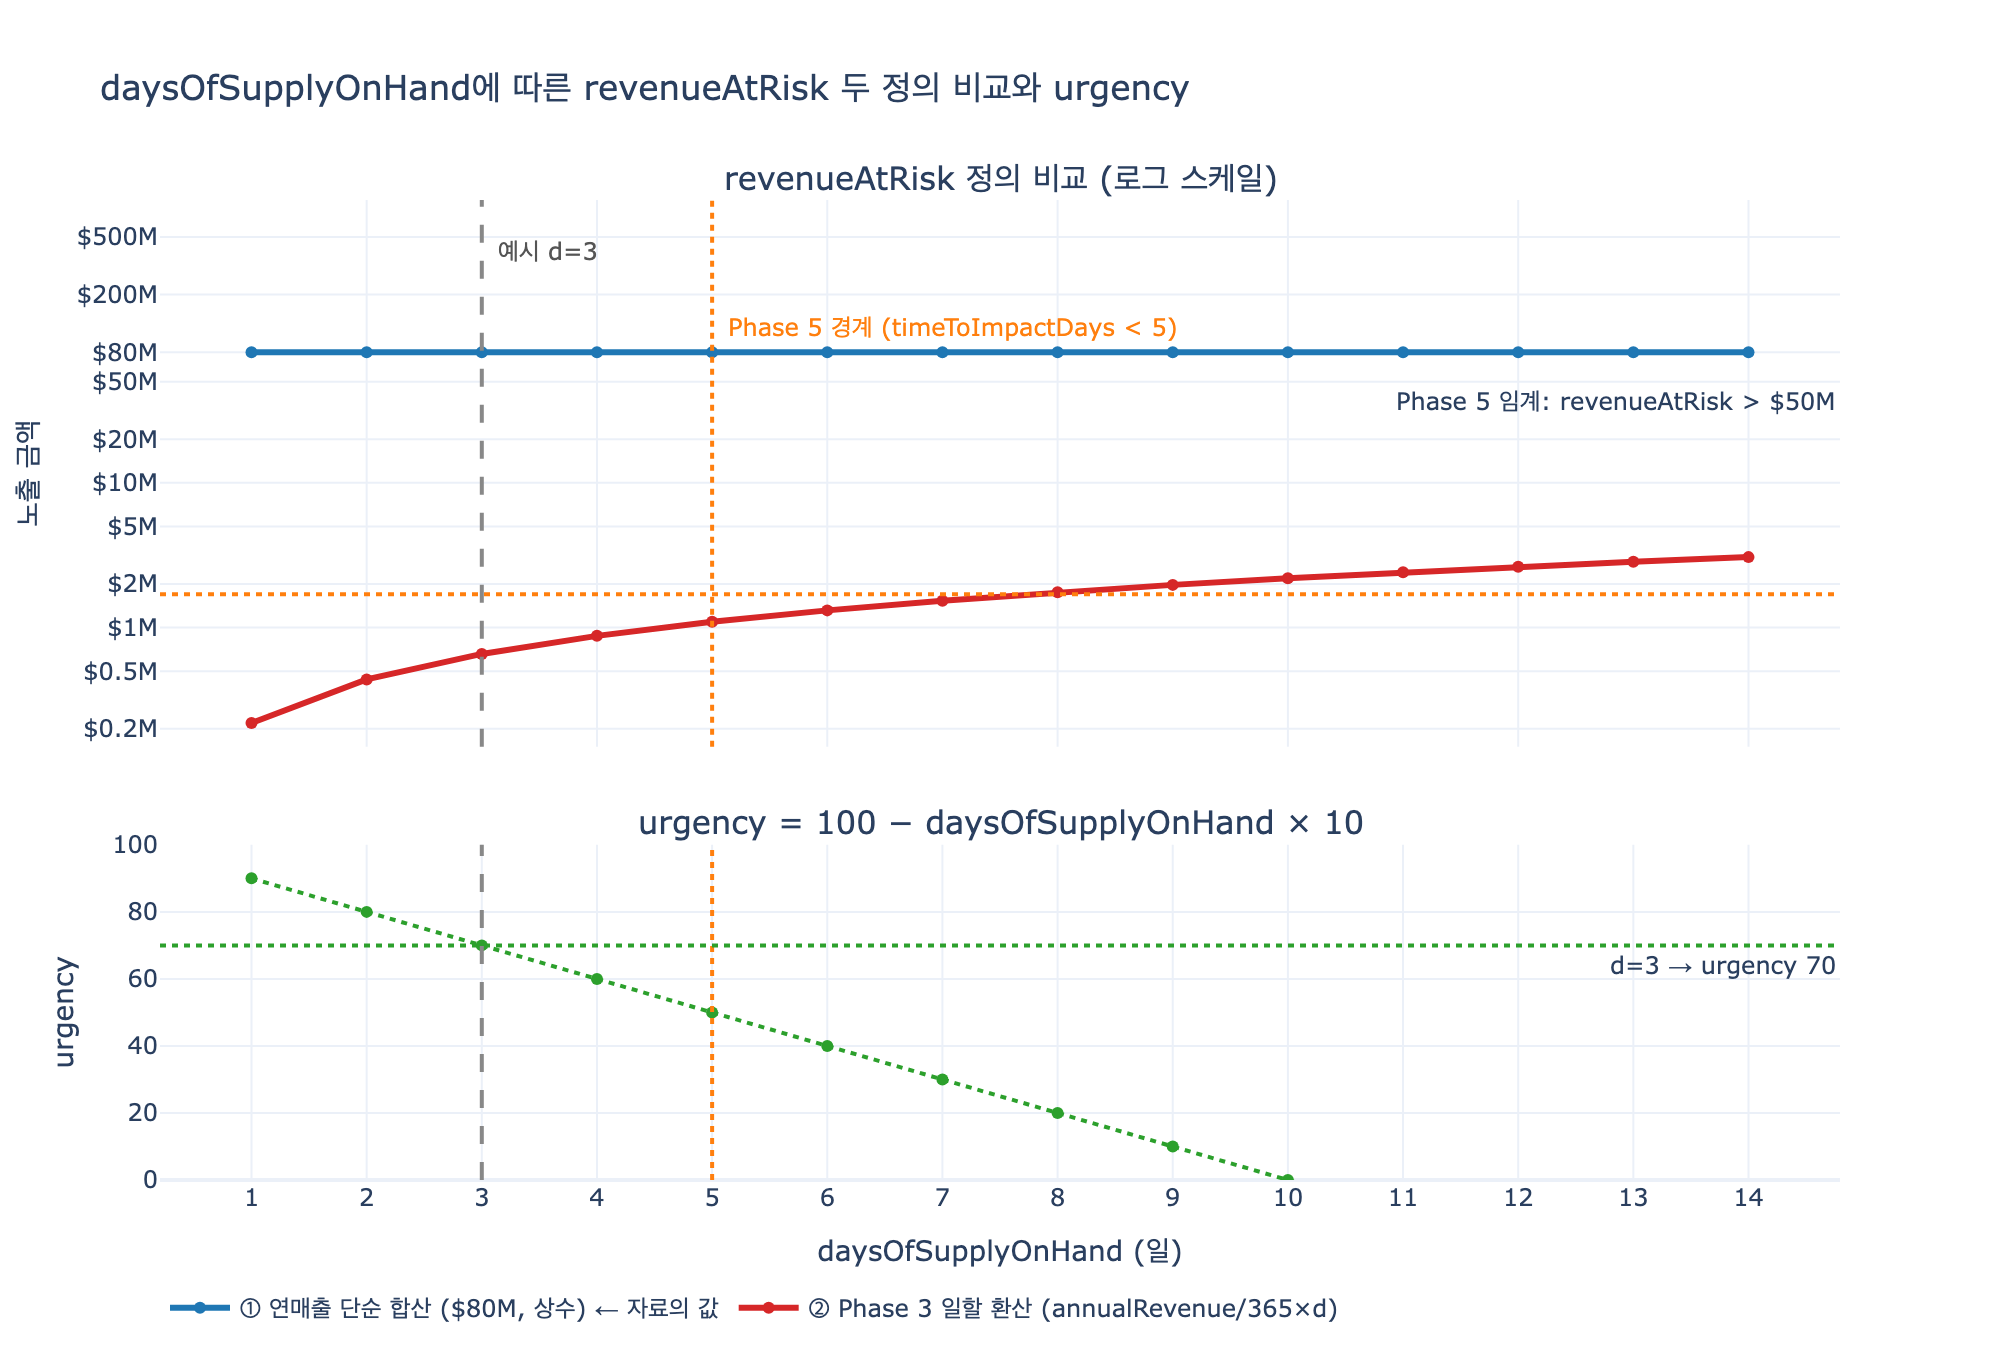

This chart was generated by the following Python code:
# %% [markdown]
# # RiskAssessment 결과 값 검산: `revenueAtRisk`=80M, `timeToImpactDays`=3
#
# 자료의 캐스케이드 예시는 다음과 같다.
#
# ```
# DisruptionEvent "Taiwan Power Outage" (Critical)
#   affects → Supplier "ChipX Corp" (singleSourced=true)
#     supplies → Component "GPU Module" (daysOfSupplyOnHand=3)
#       usedIn → ProductLine "Gaming Laptop 2024" ($50M annualRevenue)
#              → ProductLine "Workstation Pro"    ($30M annualRevenue)
#       triggers → RiskAssessment(revenueAtRisk=$80M, timeToImpactDays=3)
# ```
#
# 이 노트북에서 확인할 것:
#
# 1. **단순 합산 정의**: $\text{revenueAtRisk} = \sum_i \text{annualRevenue}_i$ → 50M + 30M = **80M** (자료의 값과 일치)
# 2. **Phase 3 일할 환산 공식**: $\text{revenue\_at\_risk} = \frac{\text{annualRevenue}}{365} \times \text{daysOfSupplyOnHand}$ → 약 0.66M (자료의 80M과 불일치)
# 3. **긴급도**: $\text{urgency} = 100 - \text{daysOfSupplyOnHand} \times 10$ 과 $\text{timeToImpactDays} = \text{daysOfSupplyOnHand} = 3$ 의 관계
# 4. **Phase 5 자동화 트리거**: `revenueAtRisk > $50M AND timeToImpactDays < 5`

# %%
# 필요 패키지: plotly, kaleido (정적 이미지 저장용). 없으면 계산 셀만 실행됨.
import math
from dataclasses import dataclass, field


def _show(fig):
    try:
        from IPython import get_ipython

        if get_ipython() is not None:
            fig.show()
    except ImportError:
        pass


# %% [markdown]
# ## 1단계: 캐스케이드 예시를 파이썬 자료구조로

# %%
@dataclass
class ProductLine:
    product_line_id: str
    name: str
    annual_revenue: float  # USD
    market_segment: str


@dataclass
class Component:
    component_id: str
    name: str
    days_of_supply_on_hand: int
    criticality_level: str
    used_in: list[ProductLine] = field(default_factory=list)


@dataclass
class Supplier:
    supplier_id: str
    name: str
    country: str
    single_sourced: bool
    supplies: list[Component] = field(default_factory=list)


gaming = ProductLine("PL-LAP-2024", "Gaming Laptop 2024", 50_000_000, "Consumer")
workstation = ProductLine("PL-WKS-2024", "Workstation Pro", 30_000_000, "Professional")

gpu_module = Component(
    component_id="COMP-SEM-0821",
    name="GPU Module",
    days_of_supply_on_hand=3,
    criticality_level="Critical",
    used_in=[gaming, workstation],
)

chipx = Supplier("SUPP-00456", "ChipX Corp", "Taiwan", True, supplies=[gpu_module])

for c in chipx.supplies:
    print(f"{chipx.name} → {c.name} (daysOfSupplyOnHand={c.days_of_supply_on_hand})")
    for pl in c.used_in:
        print(f"    usedIn → {pl.name}: ${pl.annual_revenue / 1e6:.0f}M/year")
# 출력:
# ChipX Corp → GPU Module (daysOfSupplyOnHand=3)
#     usedIn → Gaming Laptop 2024: $50M/year
#     usedIn → Workstation Pro: $30M/year

# %% [markdown]
# ## 2단계: 정의 ① — 연매출 단순 합산
#
# $$\text{revenueAtRisk}_{\text{sum}} = \sum_{i \in \text{exposed}} \text{annualRevenue}_i$$
#
# "이 제품 라인들의 매출 전체가 위험 노출 상태"라는 **노출 규모(exposure)** 관점이다.


# %%
def revenue_at_risk_sum(component: Component) -> float:
    return sum(pl.annual_revenue for pl in component.used_in)


sum_based = revenue_at_risk_sum(gpu_module)
print(f"① 단순 합산: ${sum_based / 1e6:.0f}M")
print(f"   자료의 revenueAtRisk=$80M 과 일치? {abs(sum_based - 80_000_000) < 1e-6}")
# 출력:
# ① 단순 합산: $80M
#    자료의 revenueAtRisk=$80M 과 일치? True

# %% [markdown]
# ## 3단계: 정의 ② — Phase 3 일할 환산 공식
#
# $$\text{revenue\_at\_risk} = \frac{\text{annualRevenue}}{365} \times \text{daysOfSupplyOnHand}$$
#
# "안전재고가 버티는 일수 동안의 매출분"만 계산하는 **기간 환산(pro-rated)** 관점이다.


# %%
def revenue_at_risk_phase3(component: Component) -> float:
    d = component.days_of_supply_on_hand
    return sum(pl.annual_revenue / 365 * d for pl in component.used_in)


phase3_based = revenue_at_risk_phase3(gpu_module)

for pl in gpu_module.used_in:
    per = pl.annual_revenue / 365 * gpu_module.days_of_supply_on_hand
    print(f"  {pl.name:20s}: {pl.annual_revenue / 1e6:>4.0f}M/365*3 = ${per:>12,.0f}")
print(f"② Phase 3 공식 합계: ${phase3_based:,.0f}  (= ${phase3_based / 1e6:.2f}M)")
print(f"① / ② 배율: {sum_based / phase3_based:.1f}배  (= 365/3 = {365 / 3:.1f})")
# 출력:
#   Gaming Laptop 2024  :   50M/365*3 = $     410,959
#   Workstation Pro     :   30M/365*3 = $     246,575
# ② Phase 3 공식 합계: $657,534  (= $0.66M)
# ① / ② 배율: 121.7배  (= 365/3 = 121.7)

# %% [markdown]
# ### 결론: 자료의 80M은 정의 ①(연매출 단순 합산)
#
# | 정의 | 값 | 자료의 $80M과 일치 |
# |---|---|---|
# | ① $\sum \text{annualRevenue}$ | \$80,000,000 | ✅ |
# | ② $\sum \frac{\text{annualRevenue}}{365}\times d$ | \$657,534 | ❌ (약 1/121.7) |
#
# 즉 캐스케이드 예시의 `revenueAtRisk`=80M은 Phase 3 의사코드를 적용한 값이 아니라
# **노출된 제품 라인의 연매출을 그대로 더한 값**이다. 두 정의는 정확히 $\frac{365}{d}$ 배 차이가 난다.

# %%
comparison = {
    "sum_of_annual_revenue": sum_based,
    "phase3_pro_rated": phase3_based,
    "ratio": sum_based / phase3_based,
    "matches_article_80M": abs(sum_based - 80_000_000) < 1e-6,
}
for k, v in comparison.items():
    print(f"{k:24s} = {v}")
# 출력:
# sum_of_annual_revenue    = 80000000
# phase3_pro_rated         = 657534.2465753425
# ratio                    = 121.66666666666666
# matches_article_80M      = True

# %% [markdown]
# ## 4단계: `timeToImpactDays`와 urgency
#
# $$\text{timeToImpactDays} = \text{daysOfSupplyOnHand} = 3$$
#
# $$\text{urgency} = 100 - \text{daysOfSupplyOnHand} \times 10 = 100 - 30 = 70$$
#
# 안전재고가 3일치뿐이므로 3일 뒤 생산이 멈춘다 → 조치 가능한 시간(window)이 3일이라는 뜻.


# %%
def urgency(days: int) -> int:
    return 100 - days * 10


d = gpu_module.days_of_supply_on_hand
time_to_impact = d  # 재고 소진 시점 = 영향 발생 시점
print(f"daysOfSupplyOnHand = {d}")
print(f"timeToImpactDays   = {time_to_impact}  (자료 값 3과 일치? {time_to_impact == 3})")
print(f"urgency            = {urgency(d)}")
print(f"Phase 3 critical 판정 (urgency > 70): {urgency(d) > 70}  ← 경계값이라 '>' 로는 탈락")
print(f"urgency >= 70 로 보면: {urgency(d) >= 70}")
# 출력:
# daysOfSupplyOnHand = 3
# timeToImpactDays   = 3  (자료 값 3과 일치? True)
# urgency            = 70
# Phase 3 critical 판정 (urgency > 70): False  ← 경계값이라 '>' 로는 탈락
# urgency >= 70 로 보면: True

# %% [markdown]
# ## 5단계: Phase 5 자동화 트리거 판정
#
# ```
# IF RiskAssessment.revenueAtRisk > $50M AND RiskAssessment.timeToImpactDays < 5:
#     THEN PO 발주 / 생산일정 갱신 / 메일 발송 / Activator 경보 / 상태 모니터링
# ```


# %%
def phase5_triggered(revenue_at_risk: float, time_to_impact_days: int) -> bool:
    return revenue_at_risk > 50_000_000 and time_to_impact_days < 5


print(f"revenueAtRisk > $50M      : {sum_based > 50_000_000}  (${sum_based / 1e6:.0f}M)")
print(f"timeToImpactDays < 5      : {time_to_impact < 5}  ({time_to_impact}일)")
print(f"→ Phase 5 자동 워크플로 발동: {phase5_triggered(sum_based, time_to_impact)}")
print()
print("비용 대비: 완화 조치 $2M(ChipX Europe) + $0.5M(안전재고) vs 노출 $80M")
print(f"→ 조치 비용은 노출액의 {2.5 / 80 * 100:.1f}%")
# 출력:
# revenueAtRisk > $50M      : True  ($80M)
# timeToImpactDays < 5      : True  (3일)
# → Phase 5 자동 워크플로 발동: True
#
# 비용 대비: 완화 조치 $2M(ChipX Europe) + $0.5M(안전재고) vs 노출 $80M
# → 조치 비용은 노출액의 3.1%

# %% [markdown]
# ### 임계값 민감도: 며칠까지 자동 발동되는가

# %%
for days in range(1, 8):
    tti = days
    fired = phase5_triggered(sum_based, tti)
    print(f"daysOfSupply={days} → timeToImpactDays={tti}, urgency={urgency(days):3d}, Phase5={'발동' if fired else '미발동'}")
# 출력:
# daysOfSupply=1 → timeToImpactDays=1, urgency= 90, Phase5=발동
# daysOfSupply=2 → timeToImpactDays=2, urgency= 80, Phase5=발동
# daysOfSupply=3 → timeToImpactDays=3, urgency= 70, Phase5=발동
# daysOfSupply=4 → timeToImpactDays=4, urgency= 60, Phase5=발동
# daysOfSupply=5 → timeToImpactDays=5, urgency= 50, Phase5=미발동
# daysOfSupply=6 → timeToImpactDays=6, urgency= 40, Phase5=미발동
# daysOfSupply=7 → timeToImpactDays=7, urgency= 30, Phase5=미발동

# %% [markdown]
# ## 6단계: 시각화 — `daysOfSupplyOnHand` 변화에 따른 두 정의와 urgency
#
# - 위 패널: 노출 금액 (로그 스케일). ① 단순 합산은 일수와 무관한 상수 \$80M, ② Phase 3 공식은 일수에 비례해 증가.
# - 아래 패널: urgency는 일수에 대해 선형 감소. `daysOfSupplyOnHand=3`에서 urgency=70, Phase 5 트리거 경계는 5일.

# %%
try:
    import plotly.graph_objects as go
    from plotly.subplots import make_subplots

    days_range = list(range(1, 15))
    total_annual = sum(pl.annual_revenue for pl in gpu_module.used_in)
    sum_curve = [total_annual / 1e6 for _ in days_range]
    phase3_curve = [total_annual / 365 * dd / 1e6 for dd in days_range]
    urgency_curve = [urgency(dd) for dd in days_range]

    fig = make_subplots(
        rows=2, cols=1, shared_xaxes=True, vertical_spacing=0.10,
        row_heights=[0.62, 0.38],
        subplot_titles=(
            "revenueAtRisk 정의 비교 (로그 스케일)",
            "urgency = 100 − daysOfSupplyOnHand × 10",
        ),
    )
    fig.add_trace(
        go.Scatter(
            x=days_range, y=sum_curve, name="① 연매출 단순 합산 ($80M, 상수) ← 자료의 값",
            mode="lines+markers", line=dict(color="#1f77b4", width=3),
        ),
        row=1, col=1,
    )
    fig.add_trace(
        go.Scatter(
            x=days_range, y=phase3_curve, name="② Phase 3 일할 환산 (annualRevenue/365×d)",
            mode="lines+markers", line=dict(color="#d62728", width=3),
        ),
        row=1, col=1,
    )
    fig.add_trace(
        go.Scatter(
            x=days_range, y=urgency_curve, name="urgency",
            mode="lines+markers", line=dict(color="#2ca02c", width=2, dash="dot"),
            showlegend=False,
        ),
        row=2, col=1,
    )
    # d=3 (예시), d=5 (Phase 5 경계) 보조선
    for row in (1, 2):
        fig.add_vline(x=3, line_dash="dash", line_color="#888888", row=row, col=1)
        fig.add_vline(x=5, line_dash="dot", line_color="#ff7f0e", row=row, col=1)
    # 주의: 로그 축에서 shape/annotation의 y 값은 log10 단위로 줘야 한다.
    fig.add_hline(y=math.log10(50), line_dash="dot", line_color="#ff7f0e",
                  annotation_text="Phase 5 임계: revenueAtRisk > $50M",
                  annotation_position="bottom right", row=1, col=1)
    fig.add_annotation(x=3, y=math.log10(400), xref="x", yref="y", text="예시 d=3",
                       showarrow=False, xanchor="left", xshift=6, font=dict(color="#555555"))
    fig.add_annotation(x=5, y=math.log10(120), xref="x", yref="y",
                       text="Phase 5 경계 (timeToImpactDays < 5)", showarrow=False,
                       xanchor="left", xshift=6, font=dict(color="#ff7f0e"))
    fig.add_hline(y=70, line_dash="dot", line_color="#2ca02c",
                  annotation_text="d=3 → urgency 70", annotation_position="bottom right",
                  row=2, col=1)
    money_ticks = [0.2, 0.5, 1, 2, 5, 10, 20, 50, 80, 200, 500]
    fig.update_yaxes(
        title_text="노출 금액", type="log",
        range=[math.log10(0.15), math.log10(900)],
        tickvals=money_ticks,
        ticktext=[f"${t:g}M" for t in money_ticks],
        row=1, col=1,
    )
    fig.update_yaxes(title_text="urgency", range=[0, 100], row=2, col=1)
    fig.update_xaxes(title_text="daysOfSupplyOnHand (일)", dtick=1, row=2, col=1)
    fig.update_layout(
        title="daysOfSupplyOnHand에 따른 revenueAtRisk 두 정의 비교와 urgency",
        template="plotly_white",
        width=1000,
        height=680,
        legend=dict(orientation="h", yanchor="bottom", y=-0.16, x=0),
    )
    _show(fig)

    import pathlib

    out = pathlib.Path(__file__).parent / "expy.png" if "__file__" in dir() else pathlib.Path("expy.png")
    fig.write_image(str(out), scale=2)
    print(f"saved: {out}")
except ImportError as e:
    print(f"plotly/kaleido 미설치로 시각화 생략: {e}")
# 출력:
# saved: .../expy.png

# %% [markdown]
# ## 정리
#
# | 항목 | 값 | 근거 |
# |---|---|---|
# | `revenueAtRisk` | \$80M | Gaming Laptop \$50M + Workstation Pro \$30M (연매출 합산) |
# | `timeToImpactDays` | 3 | GPU Module의 `daysOfSupplyOnHand`=3 |
# | urgency | 70 | $100 - 3 \times 10$ |
# | Phase 5 트리거 | 발동 | \$80M > \$50M **AND** 3일 < 5일 |
#
# 한 줄 해석: **"3일 안에 조치하지 않으면 80M 달러 규모 매출이 위험해진다."**
#
# 주의점: 자료 안에 `revenueAtRisk` 정의가 두 가지로 섞여 있다. 캐스케이드 예시의 \$80M은
# 연매출 단순 합산이고, Phase 3 의사코드의 공식은 일할 환산이다. 실제 온톨로지를 구현할 때는
# 어느 정의를 쓸지 문서화해야 하며, 두 값은 $\frac{365}{d}$ 배 차이가 나므로
# Phase 5의 `> $50M` 같은 임계값도 정의에 맞춰 조정해야 한다.
